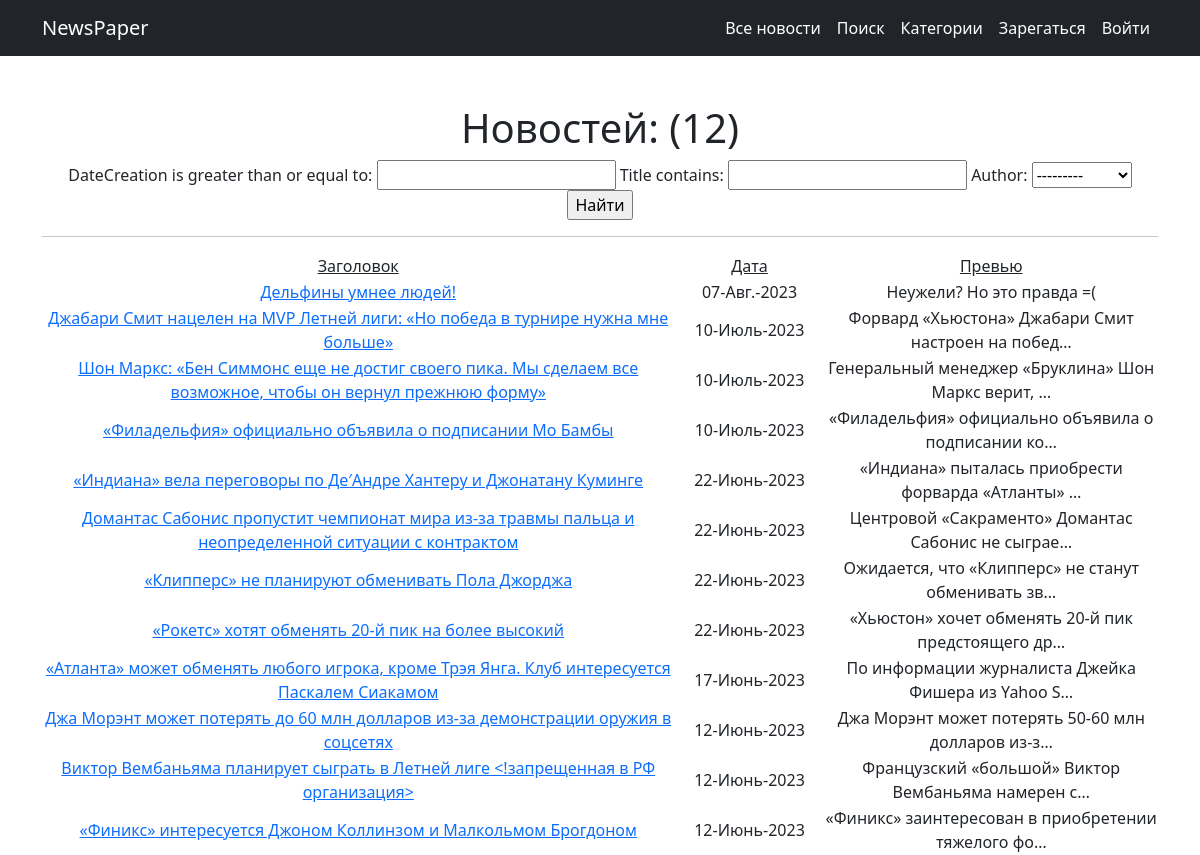
Before: /news/search with the older database file.
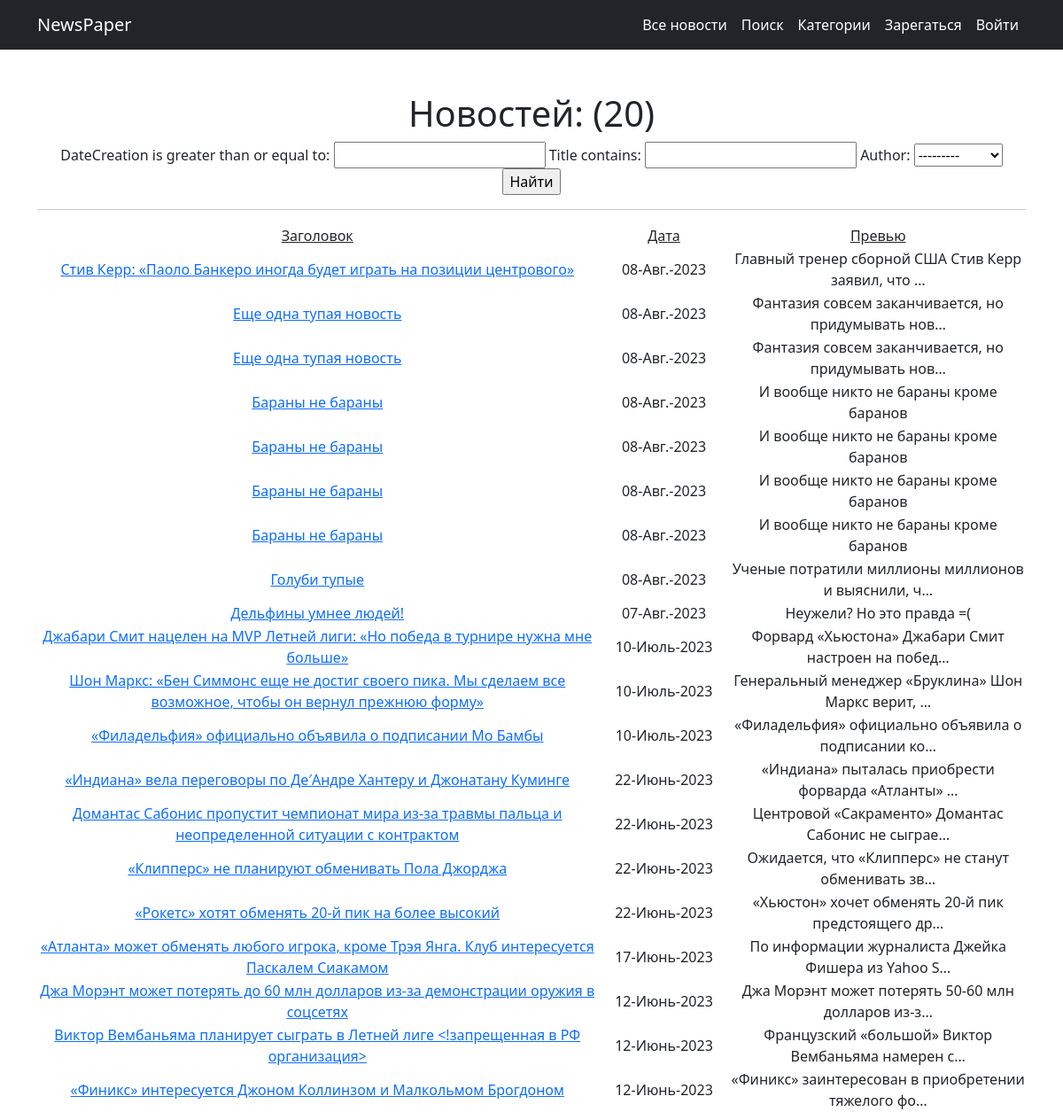
After: the same page with the newer database file.
### news/models.py (models this page shows, shortened)
class Post(models.Model):
    news = 'NW'
    article = 'AR'
    TYPES = [
        (news, 'Новость'),
        (article, 'Статья'),
    ]
    author = models.ForeignKey(Author, on_delete=models.CASCADE)
    categoryType = models.CharField(max_length=2, choices=TYPES, default=news)
    dateCreation = models.DateTimeField(auto_now_add=True)
    postCategory = models.ManyToManyField(Category, through='PostCategory')
    title = models.CharField(max_length=128)
    text = models.TextField()
    rating = models.SmallIntegerField(default=0)

### news/views.py (the view, shortened to what this page needs)
# urls.py: path('search', SearchList.as_view(), name='search'),
class SearchList(ListView):
    model = Post
    template_name = 'search.html'
    context_object_name = 'news'
    queryset = Post.objects.order_by('-id')
    form_class = PostForm
    def get_context_data(self, **kwargs):
        context = super().get_context_data(**kwargs)
        context['filter'] = NewsFilter(self.request.GET, queryset=self.get_queryset())
        context['form'] = PostForm()
        return context

### news/forms.py
class PostForm(ModelForm):
    class Meta:
        model = Post
        fields = ['author', 'categoryType', 'postCategory', 'title', 'text']

### news/models.py (called while the page is built)
    def __str__(self):
        return self.authorUser.username

### news/templatetags/custom_filters.py (called while the page is built)
@register.filter(name='censor')
def censor(text):
    forbidden_vocabulary = ['nba', 'нба']
    for i in forbidden_vocabulary:
        text = text.replace(i, '<!запрещенная в РФ организация>')
        text = text.replace(i.upper(), '<!запрещенная в РФ организация>')
    return text

### templates/search.html (shortened to what this page needs)
{% extends 'default.html' %}
{% load custom_filters %}
{% block content %}
<h1>Новостей: ({{ news|length }})</h1>
<form method="get">
    {{ filter.form }}
    <input type="submit" value="Найти">
</form>
<hr>
{% if news %}
<table>
    <tr>
        <td><u>Заголовок</u></td>
        <td width="150"><u>Дата</u></td>
        <td><u>Превью</u></td>
    </tr>
    {% for det_news in filter.qs %}
    <tr>
        <td>
            <a href="{% url 'news_detail' det_news.id %}">{{ det_news.title|censor }}</a>
        </td>
        <td>{{ det_news.dateCreation|date:'d-N-Y' }}</td>
        <td>{{ det_news.text|censor|truncatechars:50 }}</td>
    </tr>
    {% endfor %}
</table>
{% else %}
<h2>Новостей нет!</h2>
{% endif %}
{% endblock content %}

Changed rows visible on the page:
added Post: title|censor "Стив Керр: «Паоло Банкеро иногда будет играть на позиции центрового»", dateCreation "08-Авг.-2023", text|censor "Главный тренер сборной США Стив Керр заявил, что …"
added Post: title|censor "Еще одна тупая новость", dateCreation "08-Авг.-2023", text|censor "Фантазия совсем заканчивается, но придумывать нов…"
added Post: title|censor "Еще одна тупая новость", dateCreation "08-Авг.-2023", text|censor "Фантазия совсем заканчивается, но придумывать нов…"
added Post: title|censor "Бараны не бараны", dateCreation "08-Авг.-2023", text|censor "И вообще никто не бараны кроме баранов"
added Post: title|censor "Бараны не бараны", dateCreation "08-Авг.-2023", text|censor "И вообще никто не бараны кроме баранов"
added Post: title|censor "Бараны не бараны", dateCreation "08-Авг.-2023", text|censor "И вообще никто не бараны кроме баранов"
added Post: title|censor "Бараны не бараны", dateCreation "08-Авг.-2023", text|censor "И вообще никто не бараны кроме баранов"
added Post: title|censor "Голуби тупые", dateCreation "08-Авг.-2023", text|censor "Ученые потратили миллионы миллионов и выяснили, ч…"
Other visible differences:
{{ news|length }}: "12" → "20"
